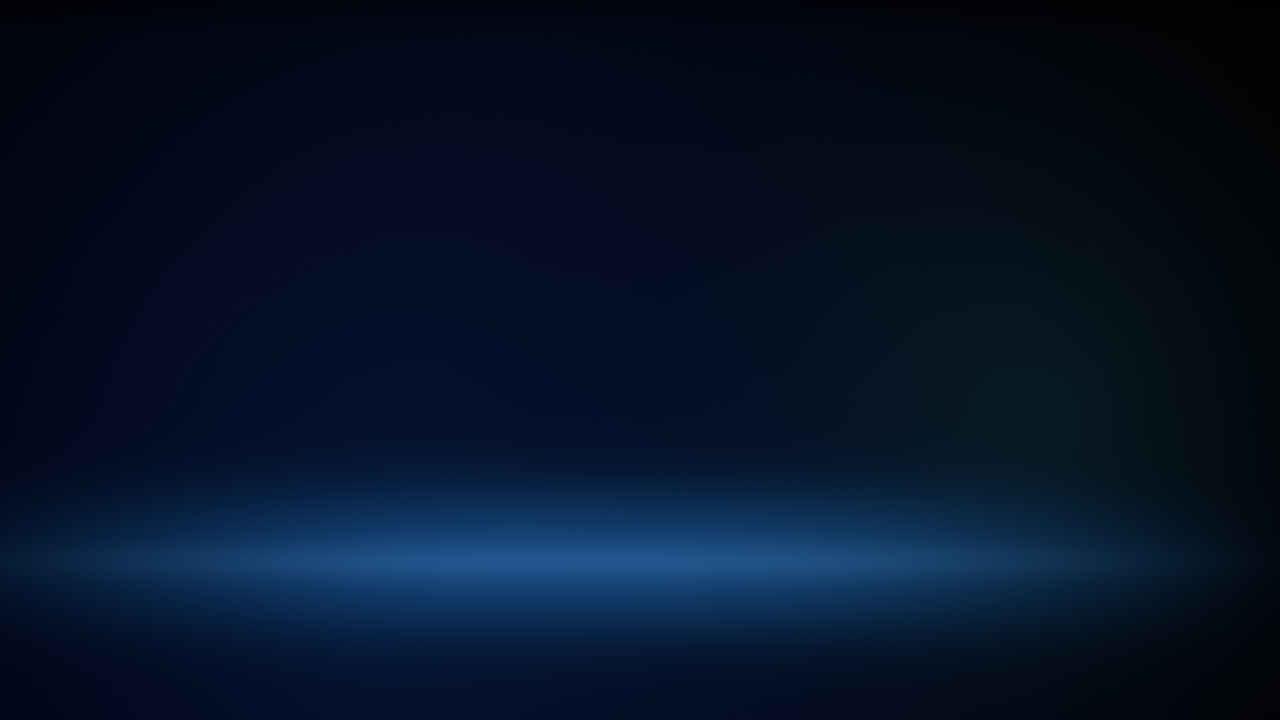
#> input picture backgrounds/02-ambient-light.jpg, 3840 x 2160 px (shown at 1/3 size)
$ python make-preview.py
#> lines starting #> are read from the running program, lines starting #| are printed output that depends on the picture
### bin/palette.py
"""
Bavarian — the single source of truth for the theme's colour system.

Every generated config file in this repository derives from the tokens below.
Nothing else in the theme is allowed to invent a colour: if a value is needed,
it is named here first, with the semantic job it does.

The system has five levels. The rarer the level, the louder its meaning.

    L1  Structure   carbon / graphite / slate / machined
    L2  Content     alpine / silver / aluminium
    L3  Interaction alpina / bavarian / focus
    L4  Emphasis    ambient
    L5  Exceptional amber / motorsport / verde / violet

Reference points: BMW Alpinweiss, BMW roundel blue, ALPINA's deep blue and
green detailing, machined aluminium trim, carbon weave, and the amber/red of a
motorsport instrument cluster at night.
"""

# --------------------------------------------------------------------------
# L1 — Structure. The overwhelming majority of every surface.
# --------------------------------------------------------------------------
CARBON = "#05070A"  # deepest ground: terminal, lock screen, launcher base
GRAPHITE = "#0A0E14"  # primary chrome: waybar, walker, notification bodies
SLATE = "#111721"  # raised surface: tooltips, popovers, selected rows
MACHINED = "#1B2430"  # hairline dividers, inactive borders, aluminium trim

# --------------------------------------------------------------------------
# L2 — Content. Alpine white through cool silver to machined grey.
# --------------------------------------------------------------------------
ALPINE = "#E6EAF0"  # primary text, highest-emphasis content
SILVER = "#A9B4C0"  # secondary text, inactive-but-present modules
ALUMINIUM = "#667380"  # muted text, comments, disabled state

# Terminal body text sits one notch below ALPINE. Pure alpine white over
# carbon is ~16:1 — technically excellent, physically tiring across a full
# working day. This keeps ~12:1 and reserves ALPINE for genuine emphasis.
TEXT = "#D6DDE6"

# --------------------------------------------------------------------------
# L3 — Interaction. Bavarian blue carries focus, selection and active state.
# --------------------------------------------------------------------------
ALPINA = "#0A2E6B"  # deep ALPINA blue — selection *background* only
BAVARIAN = "#2C7FD4"  # the accent: active borders, cursor, active modules
FOCUS = "#5AA9F0"  # brighter blue: focused text, keyboard emphasis

# --------------------------------------------------------------------------
# L4 — Emphasis. Ambient cabin lighting. Used in slivers, never in fields.
# --------------------------------------------------------------------------
AMBIENT = "#4FB8CE"  # subtle cyan: connected, healthy, live

# --------------------------------------------------------------------------
# L5 — Exceptional. These should be rare enough to mean something.
# --------------------------------------------------------------------------
AMBER = "#D89A4E"  # warning, elevated load — instrument-cluster amber
MOTORSPORT = "#D2544A"  # critical, error — restrained motorsport red
VERDE = "#5FA97D"  # success — ALPINA green, deliberately desaturated
VIOLET = "#A67BC9"  # rare/special states, seldom seen

# --------------------------------------------------------------------------
# Brighter counterparts. These are the "ambient light" tier: they exist so
# ANSI bright colours and hover states stay distinguishable without any of
# them turning into neon. Each is a lift of its L5/L4 sibling, not a new hue.
# --------------------------------------------------------------------------
AMBER_LIFT = "#EBBA74"
MOTORSPORT_LIFT = "#E06A5F"
VERDE_LIFT = "#7FC79B"
VIOLET_LIFT = "#C49BE0"
AMBIENT_LIFT = "#74D4E8"

# ANSI 0 and 8. Black must stay visible against carbon; bright-black is the
# comment colour and therefore has a real readability floor to clear. It is
# the rung of the grey ramp directly below ALUMINIUM:
#
#   MACHINED -> ANSI_BRIGHT_BLACK -> ALUMINIUM -> SILVER -> TEXT -> ALPINE
#
ANSI_BLACK = "#12171F"
ANSI_BRIGHT_BLACK = "#576373"

# --------------------------------------------------------------------------
# The 22 values Omarchy requires in colors.toml, in its own vocabulary.
# --------------------------------------------------------------------------
COLORS_TOML = {
    "accent": BAVARIAN,
    "cursor": FOCUS,
    "foreground": TEXT,
    "background": CARBON,
    "selection_foreground": ALPINE,
    "selection_background": ALPINA,
    "color0": ANSI_BLACK,
    "color1": MOTORSPORT,
    "color2": VERDE,
    "color3": AMBER,
    "color4": BAVARIAN,
    "color5": VIOLET,
    "color6": AMBIENT,
    "color7": SILVER,
    "color8": ANSI_BRIGHT_BLACK,
    "color9": MOTORSPORT_LIFT,
    "color10": VERDE_LIFT,
    "color11": AMBER_LIFT,
    "color12": FOCUS,
    "color13": VIOLET_LIFT,
    "color14": AMBIENT_LIFT,
    "color15": ALPINE,
}

ANSI_NAMES = [
    "black", "red", "green", "yellow", "blue", "magenta", "cyan", "white",
    "bright black", "bright red", "bright green", "bright yellow",
    "bright blue", "bright magenta", "bright cyan", "bright white",
]


def ansi(index: int) -> str:
    """Return the hex value for ANSI colour `index` (0-15)."""
    return COLORS_TOML[f"color{index}"]


def rgb(hex_colour: str) -> tuple[int, int, int]:
    """'#RRGGBB' -> (r, g, b) as 0-255 integers."""
    h = hex_colour.lstrip("#")
    return (int(h[0:2], 16), int(h[2:4], 16), int(h[4:6], 16))


def rgba_hypr(hex_colour: str, alpha: float = 1.0) -> str:
    """Hyprland's rgba(RRGGBBAA) literal, used for border and shadow colours."""
    return f"rgba({hex_colour.lstrip('#').lower()}{round(alpha * 255):02x})"


# [10 lines left out: functions rgba_css, rgba_hyprlock, not called in this run]


def hex_alpha(hex_colour: str, alpha: float) -> str:
    """'#RRGGBBAA' — the form mako and other wlroots tools expect."""
    return f"{hex_colour.upper()}{round(alpha * 255):02X}"


# [16 lines left out: functions relative_luminance, contrast_ratio, not called in this run]

### bin/make-preview.py
#!/usr/bin/env python3
"""
Render preview.png — the image Omarchy shows in its theme picker.

It is a mock of the real thing rather than a palette chart: the wallpaper, the
Waybar cluster, an active window wearing the Bavarian blue border, and an
inactive one wearing machined grey. That composition is what actually has to
be judged, because it is what the user will be looking at all day.

Run:  python3 bin/make-preview.py
"""

import sys
from pathlib import Path

from PIL import Image, ImageDraw, ImageFont

sys.path.insert(0, str(Path(__file__).resolve().parent))
import palette as p  # noqa: E402

ROOT = Path(__file__).resolve().parent.parent
W, H = 1920, 1080
BAR_H = 34

FONT_DIR = Path("/mnt/skills/examples/canvas-design/canvas-fonts")
FALLBACK = Path("/usr/share/fonts/truetype/dejavu")


def font(name: str, size: int) -> ImageFont.FreeTypeFont:
    for candidate in (FONT_DIR / name, FALLBACK / "DejaVuSansMono.ttf"):
        if candidate.exists():
            return ImageFont.truetype(str(candidate), size)
    return ImageFont.load_default()


MONO = lambda s: font("JetBrainsMono-Regular.ttf", s)      # noqa: E731
MONO_B = lambda s: font("JetBrainsMono-Bold.ttf", s)       # noqa: E731
SANS = lambda s: font("InstrumentSans-Regular.ttf", s)     # noqa: E731


def rgba(hex_colour: str, alpha: float = 1.0) -> tuple[int, int, int, int]:
    r, g, b = p.rgb(hex_colour)
    return (r, g, b, round(alpha * 255))


def panel(size: tuple[int, int], fill: str, alpha: float,
          border: str | None = None, radius: int = 2) -> Image.Image:
    """A window: translucent body, 2px border, the same 2px radius Hyprland uses."""
    layer = Image.new("RGBA", size, (0, 0, 0, 0))
    d = ImageDraw.Draw(layer)
    d.rounded_rectangle(
        [(0, 0), (size[0] - 1, size[1] - 1)], radius=radius,
        fill=rgba(fill, alpha),
        outline=rgba(border) if border else None,
        width=2 if border else 0,
    )
    return layer


def waybar(draw: ImageDraw.ImageDraw, base: Image.Image) -> None:
    """The instrument cluster: neutral by default, accent only where it means something."""
    bar = Image.new("RGBA", (W, BAR_H), rgba(p.GRAPHITE, 0.93))
    base.alpha_composite(bar, (0, 0))
    draw.line([(0, BAR_H), (W, BAR_H)], fill=rgba(p.MACHINED), width=1)

    f = MONO(14)
    fb = MONO_B(14)

    # Left: the Omarchy mark, then workspaces.
    draw.rounded_rectangle([(18, 12), (30, 24)], radius=2, outline=rgba(p.SILVER), width=2)

    x = 52
    for i, label in enumerate(["1", "2", "3", "4", "5"], start=1):
        active = i == 2
        occupied = i in (1, 2, 3)
        colour = p.BAVARIAN if active else (p.SILVER if occupied else p.ALUMINIUM)
        draw.text((x, 9), label, font=fb if active else f, fill=rgba(colour))
        if active:
            # Active carries an underline as well as the accent, so the current
            # workspace survives without colour vision.
            draw.line([(x - 3, BAR_H - 3), (x + 11, BAR_H - 3)], fill=rgba(p.BAVARIAN), width=2)
        x += 26

    # Centre: clock, in tabular figures.
    clock = "Wednesday 21:04"
    cw = draw.textlength(clock, font=f)
    draw.text(((W - cw) / 2, 9), clock, font=f, fill=rgba(p.ALPINE))

    # Right: telemetry. A hairline pods the cluster off, exactly as the CSS does.
    right = W - 30
    draw.line([(W - 300, 7), (W - 300, BAR_H - 7)], fill=rgba(p.MACHINED), width=1)

    # Battery — neutral, because it is simply discharging.
    right -= 42
    draw.rounded_rectangle([(right, 12), (right + 26, 23)], radius=2, outline=rgba(p.SILVER), width=1)
    draw.rectangle([(right + 27, 15), (right + 29, 20)], fill=rgba(p.SILVER))
    draw.rectangle([(right + 2, 14), (right + 20, 21)], fill=rgba(p.SILVER))

    # CPU — neutral at rest.
    right -= 78
    draw.rounded_rectangle([(right, 12), (right + 12, 24)], radius=1, outline=rgba(p.SILVER), width=1)
    for k in range(3):
        draw.line([(right + 3 + k * 4, 9), (right + 3 + k * 4, 12)], fill=rgba(p.SILVER))
        draw.line([(right + 3 + k * 4, 24), (right + 3 + k * 4, 27)], fill=rgba(p.SILVER))
    draw.text((right + 20, 9), "14%", font=MONO(13), fill=rgba(p.SILVER))

    # Ethernet — the one occasional state that earns the ambient cyan.
    right -= 62
    draw.rounded_rectangle([(right, 13), (right + 20, 23)], radius=2, outline=rgba(p.AMBIENT), width=1)
    draw.line([(right + 10, 23), (right + 10, 27)], fill=rgba(p.AMBIENT))
    draw.line([(right + 4, 27), (right + 16, 27)], fill=rgba(p.AMBIENT))


def terminal(base: Image.Image) -> None:
    """The active window. Bavarian blue border, carbon body, real ANSI output."""
    x0, y0, w, h = 96, 168, 1020, 476
    win = panel((w, h), p.CARBON, 0.94, p.BAVARIAN)
    d = ImageDraw.Draw(win)

    f, fb = MONO(15), MONO_B(15)
    lh = 24
    y = 20

    d.text((20, y), "~/omarchy-theme-bavarian", font=f, fill=rgba(p.ALUMINIUM)); y += lh + 4
    d.text((20, y), "❯", font=fb, fill=rgba(p.BAVARIAN))
    d.text((44, y), "python3 bin/validate-contrast.py", font=f, fill=rgba(p.TEXT)); y += lh + 10

    for label, value, colour in [
        ("terminal foreground on carbon", "14.74:1", p.VERDE),
        ("bavarian blue on graphite", " 4.69:1", p.VERDE),
        ("motorsport red on graphite", " 4.70:1", p.VERDE),
        ("aluminium on carbon (muted)", " 4.16:1", p.VERDE),
    ]:
        d.text((20, y), "  [PASS]", font=f, fill=rgba(colour))
        d.text((110, y), label, font=f, fill=rgba(p.SILVER))
        d.text((470, y), value, font=f, fill=rgba(p.TEXT))
        y += lh
    y += 6
    d.text((20, y), "  [WARN]", font=f, fill=rgba(p.AMBER))
    d.text((110, y), "protanopia: ambient / silver close", font=f, fill=rgba(p.SILVER))
    y += lh + 18

    # A short piece of the theme's own source, so the syntax colours are real.
    d.text((20, y), "# Level 5 — Exceptional. Rare enough to mean something.", font=f,
           fill=rgba(p.ANSI_BRIGHT_BLACK)); y += lh
    for name, value in [("AMBER", p.AMBER), ("MOTORSPORT", p.MOTORSPORT), ("VERDE", p.VERDE)]:
        d.text((20, y), name, font=f, fill=rgba(p.TEXT))
        d.text((20 + 11 * len(name) + 8, y), "=", font=f, fill=rgba(p.SILVER))
        d.text((20 + 11 * len(name) + 24, y), f'"{value}"', font=f, fill=rgba(p.VERDE))
        y += lh
    y += 22

    # The 16 ANSI colours, normal over bright — the row that decides whether a
    # terminal is actually comfortable to live in.
    d.text((20, y), "ANSI", font=MONO(12), fill=rgba(p.ALUMINIUM))
    sw, sh, gap = 52, 20, 6
    for row in range(2):
        for col in range(8):
            cx = 76 + col * (sw + gap)
            cy = y + row * (sh + gap)
            d.rectangle([(cx, cy), (cx + sw, cy + sh)], fill=rgba(p.ansi(row * 8 + col)))

    base.alpha_composite(win, (x0, y0))


def telemetry(base: Image.Image) -> None:
    """The inactive window: machined border, and the btop graph gradients."""
    x0, y0, w, h = 1180, 268, 640, 500
    win = panel((w, h), p.GRAPHITE, 0.90, p.MACHINED)
    d = ImageDraw.Draw(win)

    d.text((20, 18), "btop", font=MONO_B(14), fill=rgba(p.ALPINE))
    d.text((70, 19), "performance telemetry", font=MONO(13), fill=rgba(p.ALUMINIUM))
    d.line([(20, 46), (w - 20, 46)], fill=rgba(p.MACHINED), width=1)

    rows = [
        ("cpu", 0.34, [p.FOCUS, p.AMBIENT, p.AMBER]),
        ("mem", 0.61, [p.BAVARIAN, p.BAVARIAN, p.FOCUS]),
        ("used", 0.78, [p.AMBER, p.MOTORSPORT, p.MOTORSPORT_LIFT]),
        ("net", 0.22, [p.FOCUS, p.FOCUS, p.AMBIENT_LIFT]),
    ]
    y = 72
    for label, level, ramp in rows:
        d.text((20, y), label, font=MONO(13), fill=rgba(p.SILVER))
        bx0, bx1 = 74, w - 24
        d.rectangle([(bx0, y + 4), (bx1, y + 14)], fill=rgba(p.SLATE))
        span = int((bx1 - bx0) * level)
        # Each bar is drawn across its own gradient, the way btop fills a graph.
        for i in range(span):
            t = i / max(1, bx1 - bx0)
            if t < 0.5:
                a, b, tt = ramp[0], ramp[1], t * 2
            else:
                a, b, tt = ramp[1], ramp[2], (t - 0.5) * 2
            ar, ag, ab = p.rgb(a)
            br, bg, bb = p.rgb(b)
            col = (round(ar + (br - ar) * tt), round(ag + (bg - ag) * tt), round(ab + (bb - ab) * tt), 255)
            d.line([(bx0 + i, y + 4), (bx0 + i, y + 14)], fill=col)
        y += 34

    # A sampled graph, so the window shows a shape and not only bars.
    y += 10
    d.line([(20, y), (w - 20, y)], fill=rgba(p.MACHINED), width=1)
    y += 16
    import math
    pts = []
    for i in range(w - 60):
        t = i / (w - 60)
        v = (math.sin(t * 9) * 0.28 + math.sin(t * 23 + 1.3) * 0.16 + math.sin(t * 3) * 0.3 + 0.5)
        pts.append((30 + i, y + 150 - v * 150))
    d.line(pts, fill=rgba(p.AMBIENT), width=2, joint="curve")
    d.line([(30, y + 150), (w - 30, y + 150)], fill=rgba(p.MACHINED), width=1)

    y += 178
    d.text((20, y), "notifications", font=MONO(12), fill=rgba(p.ALUMINIUM))
    y += 22
    for urgency, colour in (("normal", p.BAVARIAN), ("critical", p.MOTORSPORT)):
        d.rectangle([(20, y), (21, y + 26)], fill=rgba(colour))
        d.text((34, y + 2), urgency, font=MONO(13), fill=rgba(p.ALPINE))
        d.text((110, y + 2), "border carries the urgency", font=MONO(12), fill=rgba(p.SILVER))
        y += 34

    base.alpha_composite(win, (x0, y0))


def main() -> None:
    source = ROOT / "backgrounds" / "02-ambient-light.jpg"
    if not source.exists():
        print("Run bin/make-backgrounds.py first.", file=sys.stderr)
        sys.exit(1)

    base = Image.open(source).convert("RGBA").resize((W, H), Image.LANCZOS)
    draw = ImageDraw.Draw(base)

    telemetry(base)   # behind
#> in telemetry, `win = panel((w, h), p.GRAPHITE, 0.90, p.MACHINED)`:
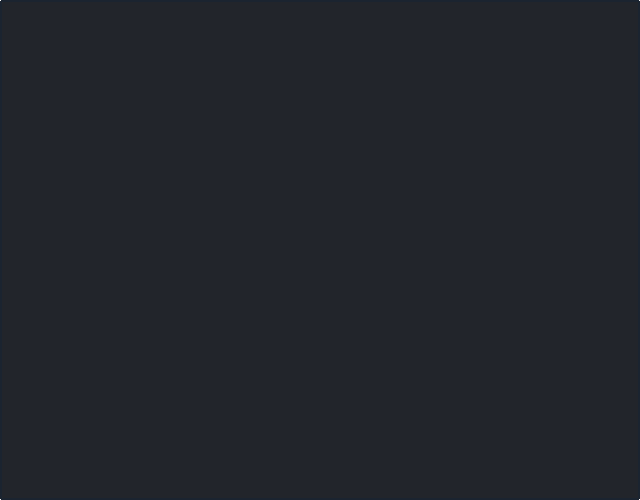
#> win: PIL image 640x500 RGBA; mean R, G, B, A 10.2, 14.3, 20.4, 230.4; transparent parts drawn white
#> after the loop in telemetry, `for label, level, ramp in rows:`: y = 208
#> in telemetry, `y += 10`: y = 218
#> in telemetry, `y += 16`: y = 234
#> after the loop in telemetry, `for i in range(w - 60):`: pts = 580 pairs, first value 30 to 609, second value 218.7 to 317.9
#> in telemetry, `y += 178`: y = 412
#> in telemetry, `y += 22`: y = 434
#> the loop in telemetry, `for urgency, colour in (("normal", p.BAVARIAN), ("critical", p.MOTORSP..` made 2 passes
#> y on passes 1 to 2: 468, 502
#> after the loop in telemetry, `for urgency, colour in (("normal", p.BAVARIAN), ("critical", p.MOTORSP..`: y = 502
#> in telemetry, `base.alpha_composite(win, (x0, y0))`:
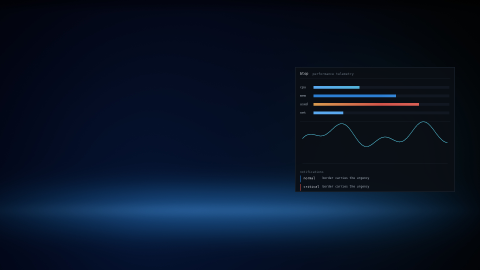
#> base: PIL image 1920x1080 RGBA (shown at 1/4 size); mean R, G, B, A 7.4, 19.5, 39.3, 255
    terminal(base)    # in front, because it is the focused window
#> in terminal, `win = panel((w, h), p.CARBON, 0.94, p.BAVARIAN)`:
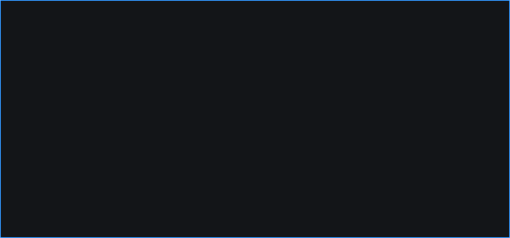
#> win: PIL image 1020x476 RGBA (shown at 1/2 size); mean R, G, B, A 5.5, 8.5, 12.5, 240.2; transparent parts drawn white
#> after the loop in terminal, `for label, value, colour in [`: y = 178
#> in terminal, `y += 6`: y = 184
#> in terminal, `y += lh + 18`: y = 226
#> in terminal, `y += lh`: y = 250
#> the loop in terminal, `for name, value in [("AMBER", p.AMBER), ("MOTORSPORT", p.MOTORSPORT), ..` made 3 passes
#> y on passes 1 to 3: 274, 298, 322
#> after the loop in terminal, `for name, value in [("AMBER", p.AMBER), ("MOTORSPORT", p.MOTORSPORT), ..`: y = 322
#> in terminal, `y += 22`: y = 344
#> in terminal, `base.alpha_composite(win, (x0, y0))`:
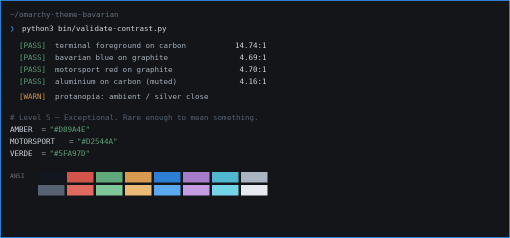
#> win: PIL image 1020x476 RGBA (shown at 1/2 size); mean R, G, B, A 13.1, 16.6, 20.7, 241; transparent parts drawn white
#> in terminal, `base.alpha_composite(win, (x0, y0))`:
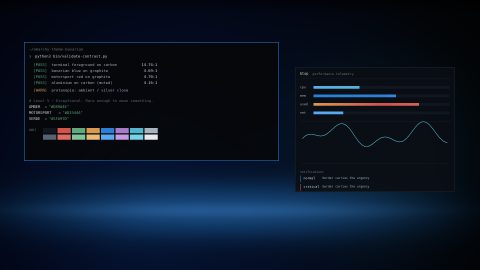
#> base: PIL image 1920x1080 RGBA (shown at 1/4 size); mean R, G, B, A 9.5, 20.5, 36.4, 255
    waybar(draw, base)
#> in waybar, `bar = Image.new("RGBA", (W, BAR_H), rgba(p.GRAPHITE, 0.93))`:
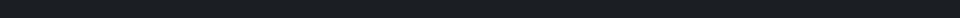
#> bar: PIL image 1920x34 RGBA (shown at 1/4 size); mean R, G, B, A 10, 14, 20, 237; transparent parts drawn white
#> the loop in waybar, `for i, label in enumerate(["1", "2", "3", "4", "5"], start=1):` made 5 passes
#> colour on passes 1 to 5: '#A9B4C0', '#2C7FD4', '#A9B4C0', '#667380', '#667380'
#> after the loop in waybar, `for i, label in enumerate(["1", "2", "3", "4", "5"], start=1):`: x = 182
#> in waybar, `cw = draw.textlength(clock, font=f)`: cw = 126.3

    out = ROOT / "preview.png"
    base.convert("RGB").save(out, optimize=True)
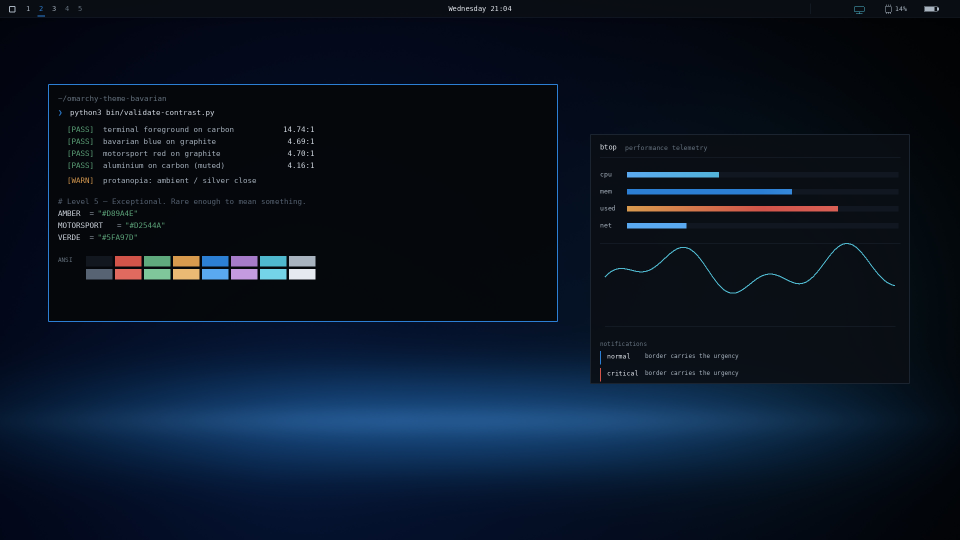
#> saved as preview.png: PIL image 1920x1080 RGB (shown at 1/2 size); mean R, G, B 9.9, 20.9, 36.7
    print(f"wrote {out.relative_to(ROOT)}  ({out.stat().st_size // 1024} KB)")


if __name__ == "__main__":
    main()
